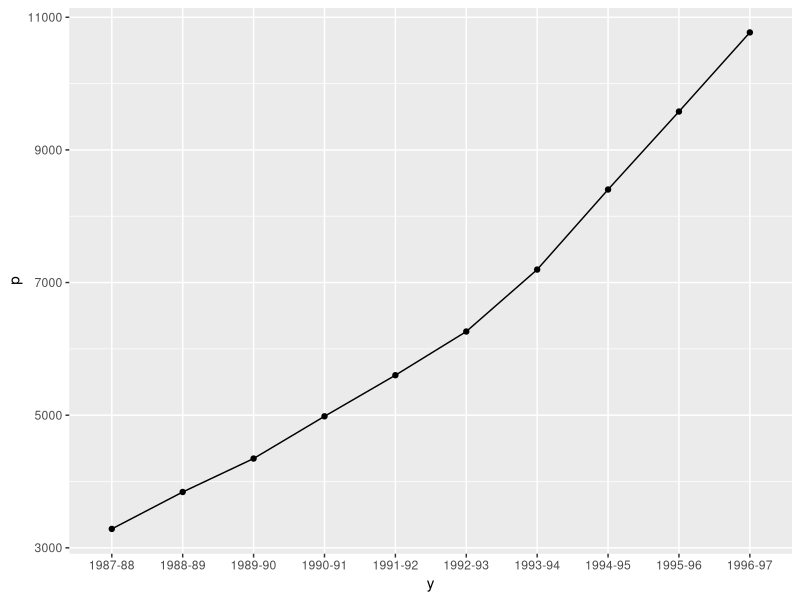

The R source for this figure:
#page number-153

library(ggplot2)
library(dplyr)
y<-c("1987-88","1988-89","1989-90","1990-91","1991-92","1992-93","1993-94","1994-95","1995-96","1996-97")
p<-c(3285.4,3842.1,4346.5,4983,5602.9,6261.7,7195.7,8402.6,9578.4,10771.2)
d<- data.frame(y,p)
d
ggplot(d, aes(x=y, y=p))+ geom_point()+geom_path( group = 1)
